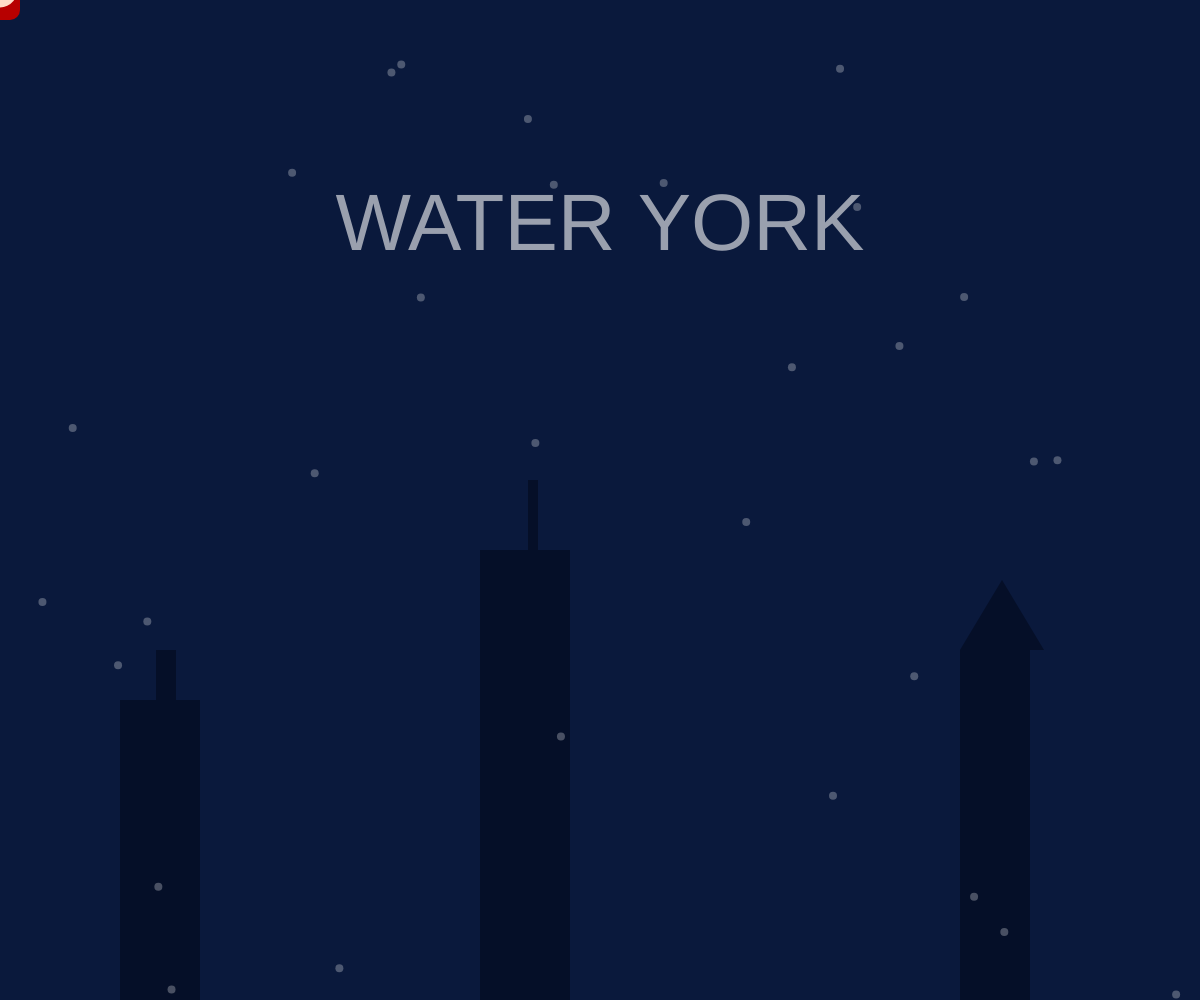
Frame 1 (no input)
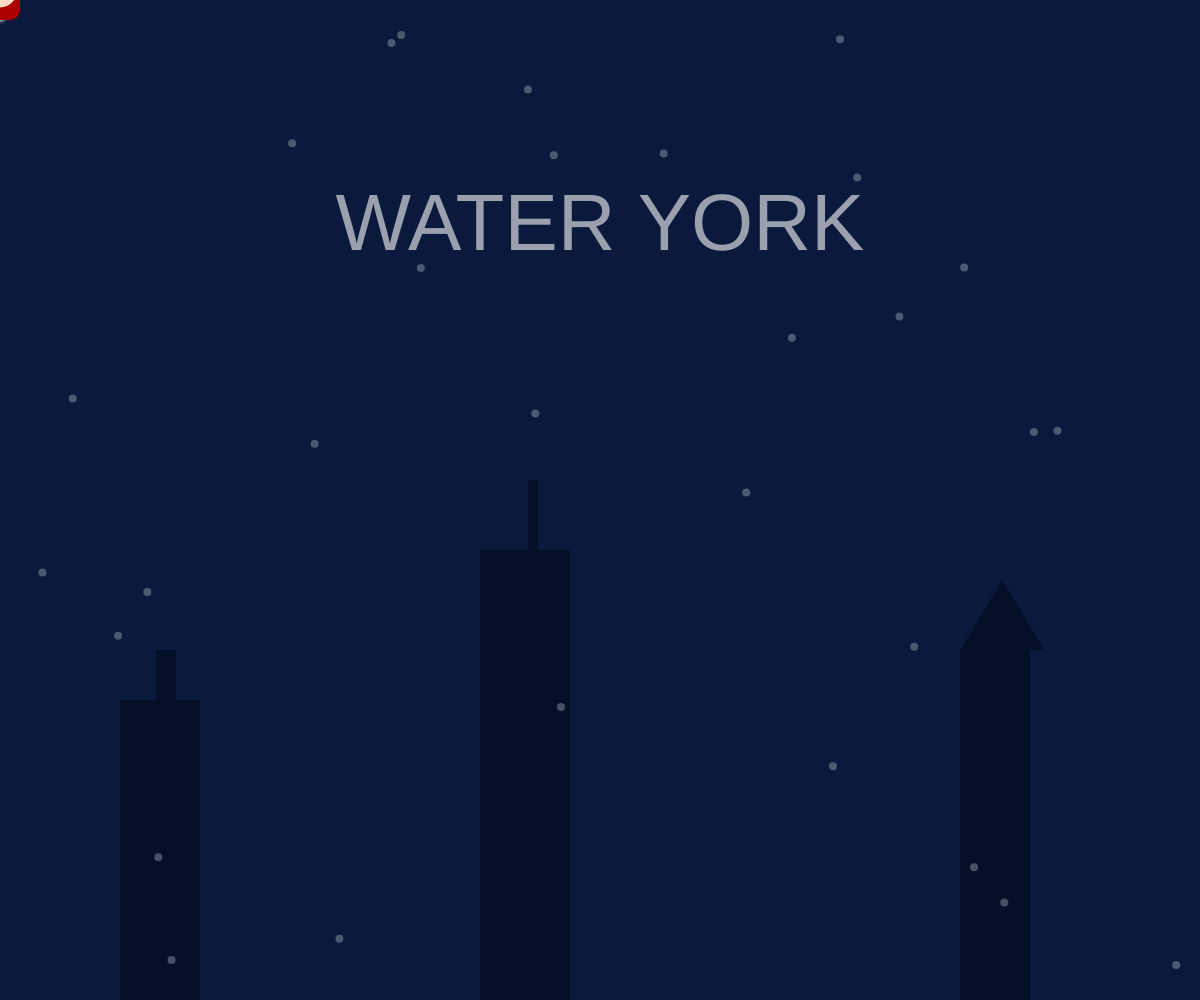
Frame 60 (no input)
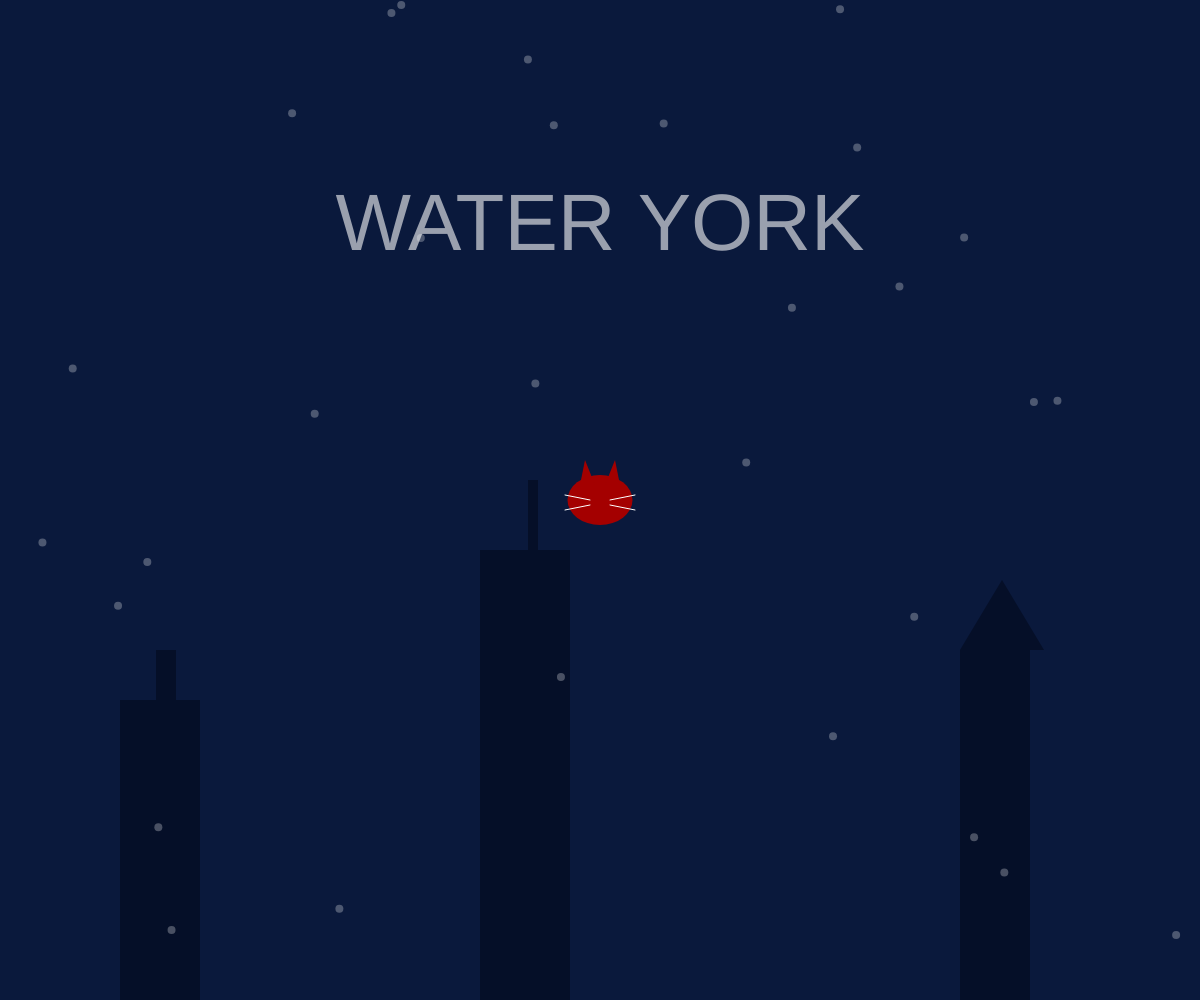
Frame 120 (the mouse pressed at the canvas centre since frame 60)

The p5.js sketch that drew these frames (run headless with seeded random() and noise() and a simulated clock; from frame 60 on, the mouse is pressed at the canvas centre):

// p5.js sketch
// ── sketch.js
// 1. CUSTOM VARIABLES (Required for the assignment)
let isHuman = true;        // State variable to track Fiorela's form
let bubbleCount = 30;      // Background city bubbles
let bX = [];               // Arrays for bubble positions
let bY = [];
let glow = 0;              // Variable to create a pulsing "playful" aura
let trail = [];            // Array to store the bubble trail positions

function setup() {
  createCanvas(windowWidth, windowHeight); // Makes the sketch the full screen
  
  // Initialize background bubbles for the city atmosphere
  for (let i = 0; i < bubbleCount; i++) {
    bX.push(random(width));
    bY.push(random(height));
  }
}

function draw() {
  background(10, 25, 60); // Deep, cold underwater blue

  // 2. VISUAL ELEMENTS: Underwater Skyline (Representing "Water York")
  fill(5, 15, 40);
  noStroke();
  // Drawing abstract Chrysler and Empire building shapes
  rect(width * 0.1, height - 300, 80, 300); // Building 1
  rect(width * 0.13, height - 350, 20, 50);
  
  rect(width * 0.4, height - 450, 90, 450); // Building 2 (Empire Water)
  rect(width * 0.44, height - 520, 10, 70); 

  rect(width * 0.8, height - 350, 70, 350); // Building 3 (Chrysler Water)
  triangle(width * 0.8, height - 350, width * 0.835, height - 420, width * 0.87, height - 350);

  // 3. TEXT ELEMENT: Large Water York Banner
  fill(255, 255, 255, 150);
  textSize(width / 15); // Dynamic size based on screen width
  textAlign(CENTER);
  text("WATER YORK", width / 2, height / 4);

  // 4. BACKGROUND NEWS: Slow floating bubbles
  fill(255, 70);
  for (let i = 0; i < bubbleCount; i++) {
    ellipse(bX[i], bY[i], 8, 8);
    bY[i] -= 0.5;
    if (bY[i] < 0) bY[i] = height;
  }

  // 5. INTERACTIVITY: Bubble Trail (Movement Power)
  let v = createVector(mouseX, mouseY);
  trail.push(v);
  if (trail.length > 20) trail.shift(); // Keep trail length at 20

  for (let i = 0; i < trail.length; i++) {
    fill(255, 100 - (i * 5));
    ellipse(trail[i].x, trail[i].y + 15, i, i);
  }

  // 6. CHARACTER LOGIC: Glow effect for playfulness
  glow = sin(frameCount * 0.1) * 30;

  // Drawing Fiorela at mouse position
  if (isHuman) {
    drawHuman(mouseX, mouseY);
  } else {
    drawCat(mouseX, mouseY);
  }
}

// 7. CUSTOM FUNCTIONS (Organizing code for better grades)
function drawHuman(x, y) {
  fill(180 + glow, 0, 0); // Glowing red hair
  rect(x - 20, y - 45, 40, 65, 10);
  fill(255, 220, 200); 
  ellipse(x, y - 15, 38, 45); // Head
  fill(200, 0, 0); 
  ellipse(x, y - 5, 5, 5); // Red nose
}

function drawCat(x, y) {
  fill(180 + glow, 0, 0); // Fluffy red fur
  ellipse(x, y, 65, 50); // Body
  triangle(x - 20, y - 15, x - 15, y - 40, x - 5, y - 15); // Ears
  triangle(x + 20, y - 15, x + 15, y - 40, x + 5, y - 15);
  stroke(255); // Whiskers
  line(x + 10, y, x + 35, y - 5);
  line(x + 10, y + 5, x + 35, y + 10);
  line(x - 10, y, x - 35, y - 5);
  line(x - 10, y + 5, x - 35, y + 10);
  noStroke();
}

// 8. INTERACTIVITY: Shapeshift on Mouse Click
function mousePressed() {
  isHuman = !isHuman;
}

// Ensure the canvas stays full screen if the window is resized
function windowResized() {
  resizeCanvas(windowWidth, windowHeight);
}
